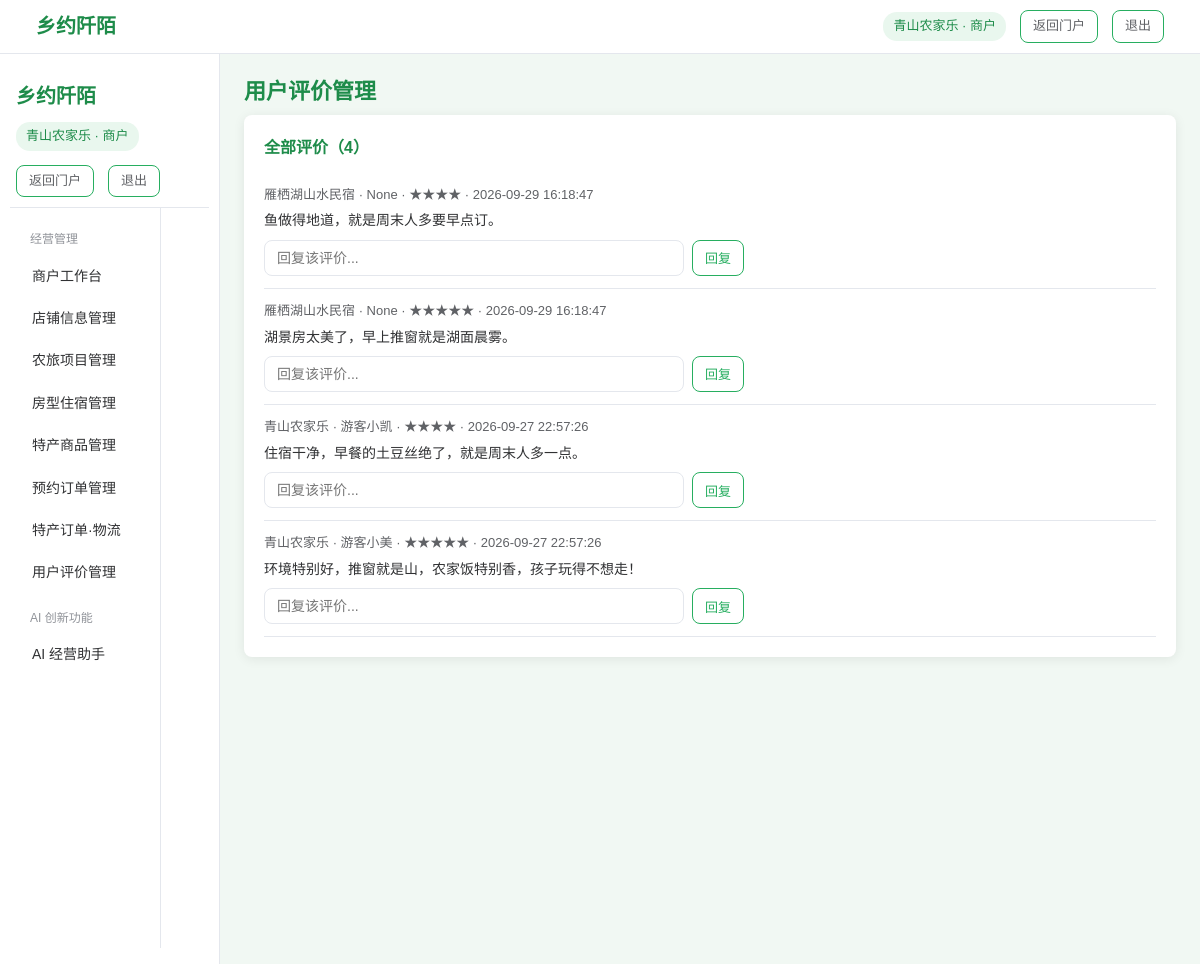
/merchant/reviews (signed in), run on the app's committed database.
### tables this page shows
CREATE TABLE users (
            id INTEGER PRIMARY KEY AUTOINCREMENT,
            username TEXT NOT NULL UNIQUE,
            password TEXT NOT NULL,
            role INTEGER DEFAULT 0,            -- 0游客 1商户 3平台管理员
            status TEXT DEFAULT '正常',         -- 正常/待审核/驳回/禁用
            phone TEXT,
            region TEXT DEFAULT '',            -- 所在地区（省-市-县）
            avatar TEXT DEFAULT 'user.jpg',
            shop_name TEXT DEFAULT '',         -- 商户店铺名称
            shop_type TEXT DEFAULT '',         -- 正规农家乐/农户体验点/农村合作社
            shop_address TEXT DEFAULT '',
            shop_desc TEXT DEFAULT '',
            created_at TEXT DEFAULT (datetime('now', 'localtime'))
        );

CREATE TABLE reviews (
            id INTEGER PRIMARY KEY AUTOINCREMENT,
            user_id INTEGER NOT NULL,
            farmstay_id INTEGER NOT NULL,
            rating INTEGER DEFAULT 5,
            content TEXT DEFAULT '',
            reply TEXT DEFAULT '',
            status TEXT DEFAULT '正常',
            created_at TEXT DEFAULT (datetime('now', 'localtime'))
        );

CREATE TABLE farmstays (
            id INTEGER PRIMARY KEY AUTOINCREMENT,
            merchant_id INTEGER NOT NULL,      -- 所属商户
            name TEXT NOT NULL,
            region TEXT DEFAULT '',            -- 地区（省-市-县）
            address TEXT DEFAULT '',
            category TEXT DEFAULT '采摘体验',  -- 采摘体验/农家住宿/农家餐饮/农耕研学/非遗体验
            price_min REAL DEFAULT 0,          -- 最低参考价
            score REAL DEFAULT 5.0,            -- 评分
            tags TEXT DEFAULT '',              -- 特色标签（逗号分隔）
            description TEXT DEFAULT '',
            image TEXT DEFAULT 'farm_default.jpg',
            lng REAL DEFAULT 0,                -- 经度（高德地图导航）
            lat REAL DEFAULT 0,                -- 纬度（高德地图导航）
            status TEXT DEFAULT '上架',         -- 上架/下架
            views INTEGER DEFAULT 0,          -- 浏览量
            created_at TEXT DEFAULT (datetime('now', 'localtime'))
        );

### app.py (the view)
@app.route('/merchant/reviews')
@role_required(1)
def merchant_reviews():
    user = get_user()
    farmstays = models.list_farmstays(merchant_id=user['id'])
    fids = [f['id'] for f in farmstays]
    rows = []
    for fid in fids:
        rows += models.list_reviews(farmstay_id=fid)
    return render_template('merchant/reviews.html', rows=rows, user=get_user())

### app.py (called while the page is built)
def role_required(*roles):
    def decorator(view):
        @wraps(view)
        def wrapped(*args, **kwargs):
            if 'user_id' not in session:
                flash('请先登录', 'warning')
                return redirect(url_for('login'))
            if session.get('role') not in roles:
                flash('您没有权限访问该页面', 'danger')
                return redirect(url_for('index'))
            return view(*args, **kwargs)
        return wrapped
    return decorator

def get_user():
    if 'user_id' in session:
        return models.get_user_by_id(session['user_id'])
    return None

@app.context_processor
def inject_globals():
    u = get_user()
    return {'cart_count': models.get_cart_count(u['id']) if u else 0}

### models.py (called while the page is built, shortened)
def get_conn():
    conn = sqlite3.connect(DB_PATH)
    conn.row_factory = sqlite3.Row
    return conn

def get_user_by_id(uid):
    conn = get_conn()
    row = conn.execute('SELECT * FROM users WHERE id=?', (uid,)).fetchone()
    conn.close()
    return row

def list_farmstays(region='', category='', keyword='', merchant_id=None):
    conn = get_conn()
    sql = 'SELECT * FROM farmstays WHERE status="上架"'
    args = []
    if region:
        sql += ' AND region LIKE ?'
        args.append(f'%{region}%')
    if category:
        sql += ' AND category=?'
        args.append(category)
    if keyword:
        sql += ' AND (name LIKE ? OR description LIKE ? OR tags LIKE ?)'
        args += [f'%{keyword}%', f'%{keyword}%', f'%{keyword}%']
    if merchant_id:
        sql = 'SELECT * FROM farmstays WHERE merchant_id=?'
        args = [merchant_id]
    sql += ' ORDER BY id DESC'
    rows = conn.execute(sql, args).fetchall()
    conn.close()
    return rows

def list_reviews(farmstay_id=None, status=None):
    conn = get_conn()
    if farmstay_id:
        rows = conn.execute(
            'SELECT r.*, u.username, f.name as farmstay_name FROM reviews r '
            'LEFT JOIN users u ON r.user_id=u.id LEFT JOIN farmstays f ON r.farmstay_id=f.id '
            'WHERE r.farmstay_id=? ORDER BY r.id DESC', (farmstay_id,)).fetchall()
    conn.close()
    return rows

def get_cart_count(user_id):
    conn = get_conn()
    r = conn.execute('SELECT COUNT(*) c FROM carts WHERE user_id=?', (user_id,)).fetchone()
    conn.close()
    return r['c']

### templates/merchant/reviews.html (shortened to what this page needs)
{% extends "base_console.html" %}
{% block sidebar %}{% include "merchant/sidebar.html" %}{% endblock %}
{% block content %}
<h1 class="page-title"> 用户评价管理</h1>
<div class="card">
<div class="card-title">全部评价（{{ rows|length }}）</div>
{% if rows %}
{% for r in rows %}
<div style="padding:12px 0;border-bottom:1px solid var(--border);">
<div style="font-size:13px;color:var(--text2);">
{{ r['farmstay_name'] }} · {{ r['username'] }} · {{ '★' * r['rating'] }} · {{ r['created_at'] }}
</div>
<div style="font-size:14px;margin-top:4px;">{{ r['content'] }}</div>
<form action="/merchant/review/reply" method="post" style="display:flex;gap:8px;margin-top:8px;flex-wrap:wrap;">
<input type="text" name="reply" class="form-control" placeholder="回复该评价..." style="flex:1;min-width:200px;max-width:420px;" value="{{ r['reply'] }}">
<button type="submit" class="btn btn-outline btn-sm">回复</button>
</form>
</div>
{% endfor %}
{% else %}
<p style="color:var(--text2);">暂无评价</p>
{% endif %}
</div>
{% endblock %}

### templates/base_console.html (shortened to what this page needs)
<!DOCTYPE html>
<html lang="zh-CN">
<head>
<link rel="stylesheet" href="{{ url_for('static', filename='css/style.css') }}">
</head>
<body class="console-body">
<nav class="topbar">
<div class="topbar-inner">
<a href="/" class="logo"> 乡约阡陌</a>
<div class="topbar-links">
<span class="user-badge">{{ user['username'] }} · {{ {'0':'游客','1':'商户','3':'平台管理员'}[user['role']|string] }}</span>
<a href="/" class="btn btn-outline btn-sm">返回门户</a>
<a href="/logout" class="btn btn-outline btn-sm">退出</a>
</div>
</div>
</nav>
<div class="console-wrap">
<aside class="sidebar" id="sidebar">
{% block sidebar %}{% endblock %}
</aside>
<div class="console-main">
{% block content %}{% endblock %}
</div>
</div>
</body>
</html>

### css/style.css (style rules this page uses)
* { margin: 0; padding: 0; box-sizing: border-box; }
:root { --green: #27AE60; --green-dark: #1E8C4A; --green-bg: #E9F7EE; --orange: #FF9845; --bg: #F1F8F3; --text: #303133; --text2: #606266; --border: #e4e7ed; }
body { font-family: "Microsoft YaHei", "PingFang SC", sans-serif; background: var(--bg); color: var(--text); line-height: 1.6; }
a { color: var(--green); text-decoration: none; }
.topbar { background: #fff; border-bottom: 1px solid var(--border); padding: 10px 0; position: sticky; top: 0; z-index: 100; }
.topbar-inner { width: 94%; max-width: 1320px; margin: 0 auto; display: flex; justify-content: space-between; align-items: center; gap: 10px; flex-wrap: wrap; }
.logo { font-size: 20px; font-weight: 700; color: var(--green-dark); }
.topbar-links { display: flex; align-items: center; gap: 14px; flex-wrap: wrap; font-size: 14px; }
.topbar-links a { color: var(--text2); }
.user-badge { background: var(--green-bg); color: var(--green-dark); padding: 4px 10px; border-radius: 14px; font-size: 13px; }
.btn { display: inline-block; padding: 8px 18px; border: none; border-radius: 8px; font-size: 14px; cursor: pointer; text-decoration: none; transition: all .2s; }
.btn-outline { background: #fff; color: var(--green); border: 1px solid var(--green); }
.btn-sm { padding: 5px 12px; font-size: 13px; }
.page-title { font-size: 22px; color: var(--green-dark); margin-bottom: 6px; }
.card { background: #fff; border-radius: 8px; padding: 20px; box-shadow: 0 2px 12px rgba(0,0,0,0.08); margin-bottom: 16px; }
.card-title { font-size: 16px; font-weight: 600; color: var(--green-dark); margin-bottom: 12px; }
.form-control { width: 100%; padding: 9px 12px; border: 1px solid var(--border); border-radius: 8px; font-size: 14px; font-family: inherit; background: #fff; }
.console-body { display: flex; flex-direction: column; min-height: 100vh; }
.console-wrap { display: flex; flex: 1; width: 100%; max-width: 1440px; margin: 0 auto; }
.sidebar { width: 220px; background: #fff; border-right: 1px solid var(--border); padding: 16px 10px; min-height: calc(100vh - 60px); }
.console-main { flex: 1; padding: 20px 24px; min-width: 0; }

### data on the page
users: username "青山农家乐 青山农家乐", role "商户 商户"
reviews: farmstay_name "雁栖湖山水民宿", username "None", rating "★★★★", created_at "2026-09-29 16:18:47", content "鱼做得地道，就是周末人多要早点订。"
reviews: farmstay_name "雁栖湖山水民宿", username "None", rating "★★★★★", created_at "2026-09-29 16:18:47", content "湖景房太美了，早上推窗就是湖面晨雾。"
reviews: farmstay_name "青山农家乐", username "游客小凯", rating "★★★★", created_at "2026-09-27 22:57:26", content "住宿干净，早餐的土豆丝绝了，就是周末人多一点。"
reviews: farmstay_name "青山农家乐", username "游客小美", rating "★★★★★", created_at "2026-09-27 22:57:26", content "环境特别好，推窗就是山，农家饭特别香，孩子玩得不想走！"

### other printed values
{{ rows|length }} "4"
